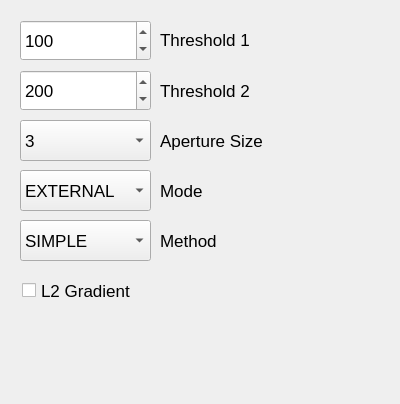
<?xml version="1.0" encoding="UTF-8"?>
<ui version="4.0">
 <class>MainWindow</class>
 <widget class="QMainWindow" name="MainWindow">
  <property name="geometry">
   <rect>
    <x>0</x>
    <y>0</y>
    <width>400</width>
    <height>404</height>
   </rect>
  </property>
  <property name="windowTitle">
   <string>MainWindow</string>
  </property>
  <widget class="QWidget" name="centralwidget">
   <widget class="QSpinBox" name="spinBox">
    <property name="geometry">
     <rect>
      <x>20</x>
      <y>20</y>
      <width>131</width>
      <height>41</height>
     </rect>
    </property>
    <property name="font">
     <font>
      <pointsize>13</pointsize>
     </font>
    </property>
    <property name="minimum">
     <number>1</number>
    </property>
    <property name="maximum">
     <number>254</number>
    </property>
    <property name="value">
     <number>100</number>
    </property>
   </widget>
   <widget class="QSpinBox" name="spinBox_2">
    <property name="geometry">
     <rect>
      <x>20</x>
      <y>70</y>
      <width>131</width>
      <height>41</height>
     </rect>
    </property>
    <property name="font">
     <font>
      <pointsize>13</pointsize>
     </font>
    </property>
    <property name="minimum">
     <number>1</number>
    </property>
    <property name="maximum">
     <number>254</number>
    </property>
    <property name="value">
     <number>200</number>
    </property>
   </widget>
   <widget class="QComboBox" name="comboBox">
    <property name="geometry">
     <rect>
      <x>20</x>
      <y>120</y>
      <width>131</width>
      <height>41</height>
     </rect>
    </property>
    <property name="font">
     <font>
      <pointsize>13</pointsize>
     </font>
    </property>
    <item>
     <property name="text">
      <string>3</string>
     </property>
    </item>
    <item>
     <property name="text">
      <string>5</string>
     </property>
    </item>
    <item>
     <property name="text">
      <string>7</string>
     </property>
    </item>
   </widget>
   <widget class="QComboBox" name="comboBox_2">
    <property name="geometry">
     <rect>
      <x>20</x>
      <y>170</y>
      <width>131</width>
      <height>41</height>
     </rect>
    </property>
    <property name="font">
     <font>
      <pointsize>13</pointsize>
     </font>
    </property>
    <item>
     <property name="text">
      <string>EXTERNAL</string>
     </property>
    </item>
    <item>
     <property name="text">
      <string>LIST</string>
     </property>
    </item>
    <item>
     <property name="text">
      <string>CCOMP</string>
     </property>
    </item>
    <item>
     <property name="text">
      <string>TREE</string>
     </property>
    </item>
   </widget>
   <widget class="QComboBox" name="comboBox_3">
    <property name="geometry">
     <rect>
      <x>20</x>
      <y>220</y>
      <width>131</width>
      <height>41</height>
     </rect>
    </property>
    <property name="font">
     <font>
      <pointsize>13</pointsize>
     </font>
    </property>
    <property name="currentIndex">
     <number>1</number>
    </property>
    <item>
     <property name="text">
      <string>NONE</string>
     </property>
    </item>
    <item>
     <property name="text">
      <string>SIMPLE</string>
     </property>
    </item>
    <item>
     <property name="text">
      <string>TC89_L1</string>
     </property>
    </item>
    <item>
     <property name="text">
      <string>TC89_KCOS</string>
     </property>
    </item>
   </widget>
   <widget class="QCheckBox" name="checkBox">
    <property name="geometry">
     <rect>
      <x>22</x>
      <y>270</y>
      <width>151</width>
      <height>41</height>
     </rect>
    </property>
    <property name="font">
     <font>
      <pointsize>13</pointsize>
     </font>
    </property>
    <property name="text">
     <string>L2 Gradient</string>
    </property>
   </widget>
   <widget class="QLabel" name="label">
    <property name="geometry">
     <rect>
      <x>160</x>
      <y>19</y>
      <width>121</width>
      <height>41</height>
     </rect>
    </property>
    <property name="font">
     <font>
      <pointsize>13</pointsize>
     </font>
    </property>
    <property name="text">
     <string>Threshold 1</string>
    </property>
   </widget>
   <widget class="QLabel" name="label_2">
    <property name="geometry">
     <rect>
      <x>160</x>
      <y>70</y>
      <width>121</width>
      <height>41</height>
     </rect>
    </property>
    <property name="font">
     <font>
      <pointsize>13</pointsize>
     </font>
    </property>
    <property name="text">
     <string>Threshold 2</string>
    </property>
   </widget>
   <widget class="QLabel" name="label_3">
    <property name="geometry">
     <rect>
      <x>160</x>
      <y>120</y>
      <width>141</width>
      <height>41</height>
     </rect>
    </property>
    <property name="font">
     <font>
      <pointsize>13</pointsize>
     </font>
    </property>
    <property name="text">
     <string>Aperture Size</string>
    </property>
   </widget>
   <widget class="QLabel" name="label_4">
    <property name="geometry">
     <rect>
      <x>160</x>
      <y>170</y>
      <width>111</width>
      <height>41</height>
     </rect>
    </property>
    <property name="font">
     <font>
      <pointsize>13</pointsize>
     </font>
    </property>
    <property name="text">
     <string>Mode</string>
    </property>
   </widget>
   <widget class="QLabel" name="label_5">
    <property name="geometry">
     <rect>
      <x>160</x>
      <y>220</y>
      <width>111</width>
      <height>41</height>
     </rect>
    </property>
    <property name="font">
     <font>
      <pointsize>13</pointsize>
     </font>
    </property>
    <property name="text">
     <string>Method</string>
    </property>
   </widget>
  </widget>
 </widget>
 <resources/>
 <connections/>
</ui>
